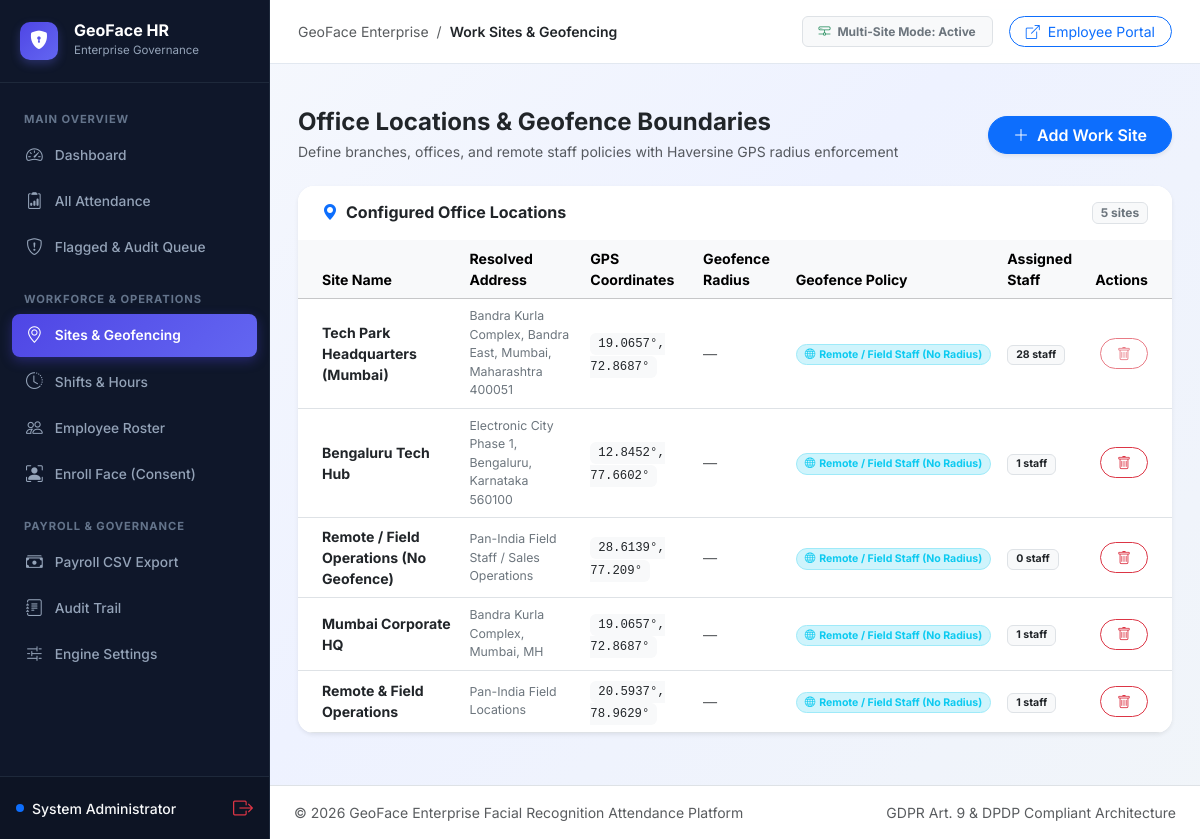
Screenshot of /admin/sites (signed in) with the database file from the repository.
### tables this page shows
CREATE TABLE sites (
            id INTEGER PRIMARY KEY AUTOINCREMENT,
            name TEXT NOT NULL,
            address TEXT,
            latitude REAL NOT NULL,
            longitude REAL NOT NULL,
            geofence_radius_meters REAL DEFAULT 200.0,
            geofencing_enabled INTEGER DEFAULT 1,
            created_at TEXT NOT NULL
        );

### blueprints/admin/routes.py (the view)
@admin_bp.route("/sites", methods=["GET"])
@login_required_admin
def site_management():
    conn = get_db_connection()
    c = conn.cursor()
    c.execute("""
        SELECT s.*, COUNT(e.id) AS employee_count
        FROM sites s
        LEFT JOIN employees e ON e.site_id = s.id AND e.active = 1
        GROUP BY s.id
        ORDER BY s.id ASC
    """)
    sites = [dict(r) for r in c.fetchall()]
    conn.close()
    for s in sites:
        s["created_display"] = format_local_timestamp(s["created_at"], include_year=False)
    return render_template("admin/sites.html", sites=sites)

### config.py (called while the page is built)
def get_app_timezone():
    tz_str = os.environ.get("APP_TIMEZONE") or os.environ.get("TIMEZONE") or "Asia/Kolkata"
    try:
        return zoneinfo.ZoneInfo(tz_str)
    except Exception:
        try:
            return datetime.timezone(datetime.timedelta(hours=5, minutes=30))
        except Exception:
            return datetime.timezone.utc

def format_local_timestamp(iso_val, include_year=True):
    if not iso_val:
        return "—"
    try:
        if isinstance(iso_val, str):
            clean_str = iso_val.replace("Z", "+00:00")
            dt = datetime.datetime.fromisoformat(clean_str)
        elif isinstance(iso_val, datetime.datetime):
            dt = iso_val
        else:
            return str(iso_val)
        if dt.tzinfo is None:
            dt = dt.replace(tzinfo=datetime.timezone.utc)
        app_tz = get_app_timezone()
        local_dt = dt.astimezone(app_tz)
        if include_year:
            return local_dt.strftime("%b %d, %Y - %I:%M %p")
        return local_dt.strftime("%b %d - %I:%M %p")
    except Exception:
        return str(iso_val)

### core/auth.py (called while the page is built, shortened)
def login_required_admin(f):
    @wraps(f)
    def decorated_function(*args, **kwargs):
        role = session.get("role")
        admin_id = session.get("admin_id")
        return f(*args, **kwargs)
    return decorated_function

### core/db.py (called while the page is built)
def get_db_connection(db_path=None):
    path = db_path or Config.DB_PATH
    conn = sqlite3.connect(path, timeout=30.0)
    conn.row_factory = sqlite3.Row
    try:
        conn.execute("PRAGMA journal_mode=WAL;")
        conn.execute("PRAGMA synchronous=NORMAL;")
    except Exception:
        pass
    return conn

### templates/admin/sites.html (shortened to what this page needs)
{% extends "admin/base_admin.html" %}
{% block page_title %}Work Sites & Geofencing{% endblock %}
{% block content %}
<div class="d-flex flex-wrap justify-content-between align-items-center mb-4 gap-3">
    <div>
        <h4 class="fw-bold text-dark mb-1">Office Locations & Geofence Boundaries</h4>
        <p class="text-muted small mb-0">Define branches, offices, and remote staff policies with Haversine GPS radius enforcement</p>
    </div>
    <button class="btn btn-primary rounded-pill px-4 fw-semibold shadow-sm" data-bs-toggle="modal" data-bs-target="#addSiteModal">
        <i class="bi bi-plus-lg me-1"></i> Add Work Site
    </button>
</div>
<div class="card border-0 shadow-sm rounded-4 overflow-hidden bg-white mb-4">
    <div class="card-header bg-white border-0 py-3 px-4 d-flex justify-content-between align-items-center">
        <h6 class="fw-bold mb-0 text-dark"><i class="bi bi-geo-alt-fill text-primary me-2"></i>Configured Office Locations</h6>
        <span class="badge bg-light text-secondary border">{{ sites|length }} sites</span>
    </div>
    <div class="table-responsive">
        <table class="table table-hover align-middle mb-0" style="font-size: 0.88rem;">
            <thead class="table-light text-secondary">
                <tr>
                    <th class="ps-4">Site Name</th>
                    <th>Resolved Address</th>
                    <th>GPS Coordinates</th>
                    <th>Geofence Radius</th>
                    <th>Geofence Policy</th>
                    <th>Assigned Staff</th>
                    <th class="text-end pe-4">Actions</th>
                </tr>
            </thead>
            <tbody>
                {% if sites %}
                    {% for s in sites %}
                    <tr>
                        <td class="ps-4 fw-bold text-dark">{{ s.name }}</td>
                        <td class="text-secondary small" style="max-width: 250px;">{{ s.address or 'Address pending' }}</td>
                        <td>
                            <code class="text-dark bg-light px-2 py-1 rounded small">
                                {{ s.latitude|round(4) }}°, {{ s.longitude|round(4) }}°
                            </code>
                        </td>
                        <td>
                            {% if s.geofencing_enabled %}
                            <span class="fw-semibold text-dark">{{ s.geofence_radius_meters|int }} meters</span>
                            {% else %}
                            <span class="text-muted">—</span>
                            {% endif %}
                        </td>
                        <td>
                            {% if s.geofencing_enabled %}
                            <span class="badge bg-success-subtle text-success border border-success-subtle rounded-pill px-2 py-1">
                                <i class="bi bi-shield-check me-1"></i>Geofence Enforced
                            </span>
                            {% else %}
                            <span class="badge bg-info-subtle text-info border border-info-subtle rounded-pill px-2 py-1">
                                <i class="bi bi-globe me-1"></i>Remote / Field Staff (No Radius)
                            </span>
                            {% endif %}
                        </td>
                        <td>
                            <span class="badge bg-light text-dark border px-2 py-1">{{ s.employee_count or 0 }} staff</span>
                        </td>
                        <td class="text-end pe-4">
                            <form method="POST" action="/admin/sites/{{ s.id }}/delete" class="d-inline" onsubmit="return confirm('Remove this work site?');">
                                <button type="submit" class="btn btn-sm btn-outline-danger rounded-pill px-3" {% if s.id == 1 %}disabled title="Primary site cannot be deleted"{% endif %}>
                                    <i class="bi bi-trash"></i>
                                </button>
                            </form>
                        </td>
                    </tr>
                    {% endfor %}
                {% else %}
                    <tr>
                        <td colspan="7" class="text-center py-4 text-muted">No sites registered yet.</td>
                    </tr>
                {% endif %}
            </tbody>
        </table>
    </div>
</div>
{% endblock %}

### static/css/style.css (style rules this page uses)
:root { --primary: #4f46e5; --primary-hover: #4338ca; --primary-light: #e0e7ff; --success: #10b981; --success-light: #d1fae5; --warning: #f59e0b; --warning-light: #fef3c7; --danger: #ef4444; --danger-light: #fee2e2; --dark: #0f172a; --slate-800: #1e293b; --slate-700: #334155; --slate-600: #475569; --slate-500: #64748b; --slate-400: #94a3b8; --slate-200: #e2e8f0; --slate-100: #f1f5f9; --bg-gradient: linear-gradient(135deg, #f8fafc 0%, #eef2ff 50%, #f1f5f9 100%); --card-bg: rgba(255, 255, 255, 0.95); --card-shadow: 0 10px 25px -5px rgba(0, 0, 0, 0.05), 0 8px 10px -6px rgba(0, 0, 0, 0.03); --card-shadow-hover: 0 20px 30px -10px rgba(79, 70, 229, 0.12); --radius-lg: 16px; --radius-md: 12px; --radius-sm: 8px; }
* { box-sizing: border-box; }
body { margin: 0; padding: 0; font-family: 'Inter', -apple-system, BlinkMacSystemFont, 'Segoe UI', Roboto, sans-serif; background: var(--bg-gradient); background-attachment: fixed; color: var(--slate-800); min-height: 100vh; -webkit-font-smoothing: antialiased; }

### templates/admin/base_admin.html (style rules this page uses)
:root { --admin-primary: #4f46e5; --admin-primary-hover: #4338ca; --admin-accent: #6366f1; --admin-sidebar-bg: #0f172a; --admin-sidebar-border: #1e293b; }
body { background-color: #f8fafc; color: #1e293b; font-family: 'Inter', system-ui, -apple-system, sans-serif; }

### rows the page displays
sites: name "Tech Park Headquarters (Mumbai)", address "Bandra Kurla Complex, Bandra East, Mumbai, Maharashtra 400051", latitude "19.0657", longitude "72.8687", geofencing_enabled 0 (drawn), employee_count "28"
sites: name "Bengaluru Tech Hub", address "Electronic City Phase 1, Bengaluru, Karnataka 560100", latitude "12.8452", longitude "77.6602", geofencing_enabled 0 (drawn), employee_count "1"
sites: name "Remote / Field Operations (No Geofence)", address "Pan-India Field Staff / Sales Operations", latitude "28.6139", longitude "77.209", shows "Remote / Field Staff (No Radius)", geofencing_enabled "0"
sites: name "Mumbai Corporate HQ", address "Bandra Kurla Complex, Mumbai, MH", latitude "19.0657", longitude "72.8687", geofencing_enabled 0 (drawn), employee_count "1"
sites: name "Remote & Field Operations", address "Pan-India Field Locations", latitude "20.5937", longitude "78.9629", geofencing_enabled 0 (drawn), employee_count "1"

### other values shown
{{ session.get('admin_name', 'Administrator') }} "System Administrator"
{{ sites|length }} "5"
